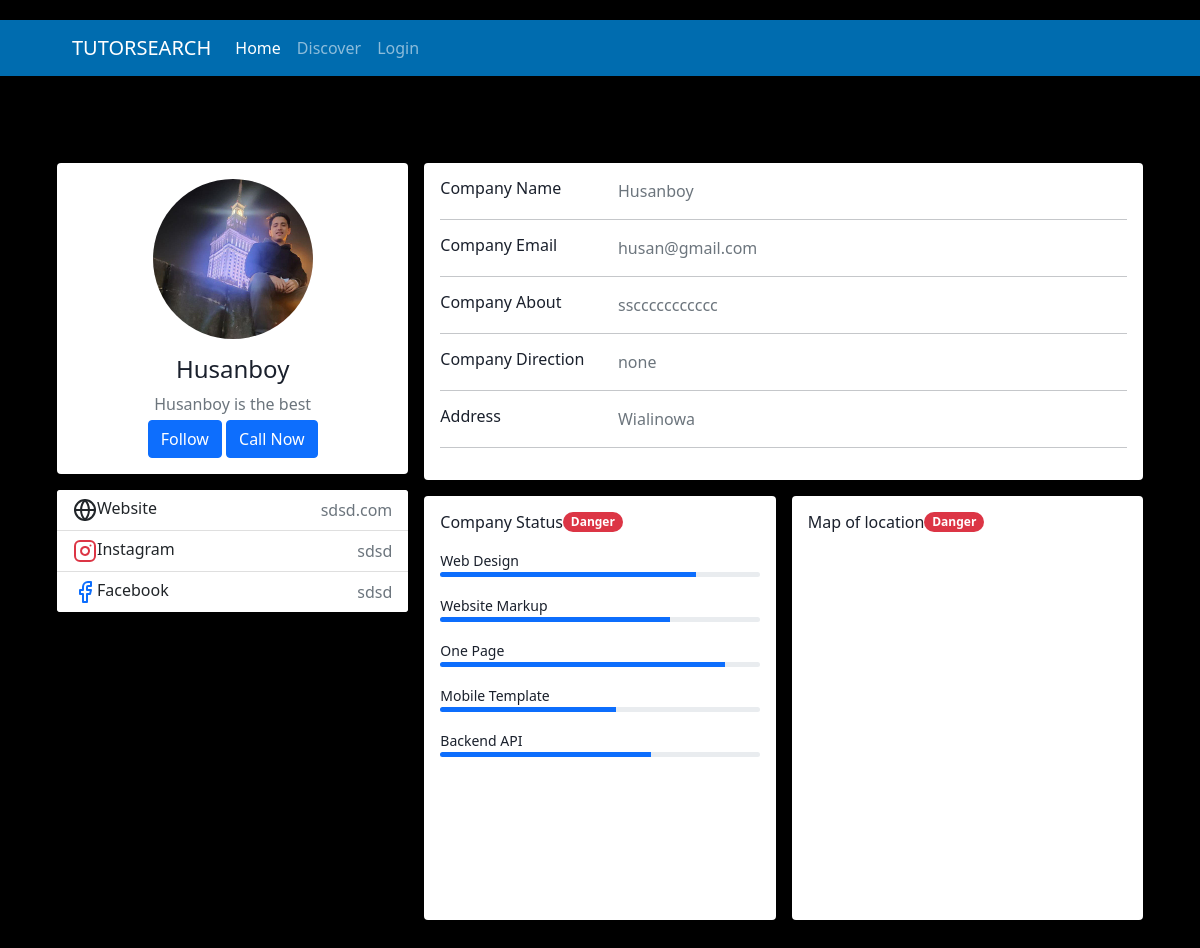
The page /ViewAccountPage/3/ on the database its author committed.
### myapp/models.py (models this page shows, shortened)
class Company(models.Model):
    company_name=models.CharField(max_length=25, null=True,)
    company_bio=models.CharField(max_length=200, null=True)
    company_about=models.TextField(max_length=500, null=True)
    company_email=models.CharField(max_length=200, null=True)
    company_phone=models.CharField(max_length=200, null=True)
    company_adress=models.CharField(max_length=200, null=True)
    company_website=models.CharField(max_length=200, null=True)
    company_instagram=models.CharField(max_length=200, null=True)
    company_facebook=models.CharField(max_length=200, null=True)
    company_pic=models.ImageField(upload_to='images/',null=True, blank=True )
    company_added=models.DateTimeField(auto_now_add=True, null=True)
    completed=models.BooleanField(default=False)
    owner=models.OneToOneField(User,null=True, on_delete=models.CASCADE)
    class Meta:
        verbose_name='Companie'

### myapp/views.py (the view)
# urls.py: path('ViewAccountPage/<str:pk>/', views.ViewAccountPage, name='ViewAccountPage'),
def ViewAccountPage(request,pk):
    company=Company.objects.get(id=pk)
    context={'company':company}
    return render(request, 'main/viewAccount.html',context)

### myapp/templates/main/viewAccount.html (shortened to what this page needs)
<!DOCTYPE html>
<html lang="en">
    <head>
        <link href="https://cdn.jsdelivr.net/npm/bootstrap@5.0.2/dist/css/bootstrap.min.css" rel="stylesheet"
>
        <link href="acc_style.css" rel="stylesheet" />
    </head>
    {%include 'main/navbar.html'%}
    <br>
      <br>
      <br>
    <div class="container">
        <div class="main-body">
              <div class="row gutters-sm">
                <div class="col-md-4 mb-3">
                  <div class="card">
                    <div class="card-body">
                      <div class="d-flex flex-column align-items-center text-center">
                        {%if company.company_pic%}
                          <img id="image" src="{{company.company_pic.url}}" alt="Admin" class="rounded-circle" >
                        {%else%}
                          <img src="https://bootdey.com/img/Content/avatar/avatar7.png" alt="Admin" class="rounded-circle" width="150">
                        {%endif%}
                        <div class="mt-3">
                          <h4>{{company.company_name}}</h4>
                          <p class="text-secondary mb-1">{{company.company_bio}}</p>
                          <button class="btn btn-primary">Follow</button>
                          <button type="button" class="btn btn-primary" data-bs-toggle="modal" data-bs-target="#exampleModal">
                            Call Now
                          </button>
                        </div>
                      </div>
                    </div>
                  </div>
                  <div class="card mt-3">
                    <ul class="list-group list-group-flush">
                      <li class="list-group-item d-flex justify-content-between align-items-center flex-wrap">
                        <h6 class="mb-0">Website</h6>
                        <span class="text-secondary">{{company.company_website}}</span>
                      </li>
                      <li class="list-group-item d-flex justify-content-between align-items-center flex-wrap">
                        <h6 class="mb-0">Instagram</h6>
                        <span class="text-secondary">{{company.company_instagram}}</span>
                      </li>
                      <li class="list-group-item d-flex justify-content-between align-items-center flex-wrap">
                        <h6 class="mb-0">Facebook</h6>
                        <span class="text-secondary">{{company.company_facebook}}</span>
                      </li>
                    </ul>
                  </div>
                </div>
                <div class="col-md-8">
                  <div class="card mb-3">
                    <div class="card-body">
                      <div class="row">
                        <div class="col-sm-3">
                          <h6 class="mb-0">Company Name</h6>
                        </div>
                        <div class="col-sm-9 text-secondary">
                          {{company.company_name}}
                        </div>
                      </div>
                      <hr>
                      <div class="row">
                        <div class="col-sm-3">
                          <h6 class="mb-0">Company Email</h6>
                        </div>
                        <div class="col-sm-9 text-secondary">
                          {{company.company_email}}
                        </div>
                      </div>
                      <hr>
                      <div class="row">
                        <div class="col-sm-3">
                          <h6 class="mb-0">Company About</h6>
                        </div>
                        <div class="col-sm-9 text-secondary">
                          {{company.company_about}}
                        </div>
                      </div>
                      <hr>
                      <div class="row">
                        <div class="col-sm-3">
                          <h6 class="mb-0">Company Direction</h6>
                        </div>
                        <div class="col-sm-9 text-secondary">
                          none
                        </div>
                      </div>
                      <hr>
                      <div class="row">
                        <div class="col-sm-3">
                          <h6 class="mb-0">Address</h6>
                        </div>
                        <div class="col-sm-9 text-secondary">
                          {{company.company_adress}}
                        </div>
                      </div>
                      <hr>
                    </div>
                  </div>
                  <div class="row gutters-sm">
                    <div class="col-sm-6 mb-3">
                      <div class="card h-100">
                        <div class="card-body">
                          <h6 class="d-flex align-items-center mb-3">Company Status<span class="badge rounded-pill bg-danger">Danger</span></h6>
                          <small>Web Design</small>
                          <div class="progress mb-3" style="height: 5px">
                            <div class="progress-bar bg-primary" role="progressbar" style="width: 80%" aria-valuenow="80" aria-valuemin="0" aria-valuemax="100"></div>
                          </div>
                          <small>Website Markup</small>
                          <div class="progress mb-3" style="height: 5px">
                            <div class="progress-bar bg-primary" role="progressbar" style="width: 72%" aria-valuenow="72" aria-valuemin="0" aria-valuemax="100"></div>
                          </div>
                          <small>One Page</small>
                          <div class="progress mb-3" style="height: 5px">
                            <div class="progress-bar bg-primary" role="progressbar" style="width: 89%" aria-valuenow="89" aria-valuemin="0" aria-valuemax="100"></div>
                          </div>
                          <small>Mobile Template</small>
                          <div class="progress mb-3" style="height: 5px">
                            <div class="progress-bar bg-primary" role="progressbar" style="width: 55%" aria-valuenow="55" aria-valuemin="0" aria-valuemax="100"></div>
                          </div>
                          <small>Backend API</small>
                          <div class="progress mb-3" style="height: 5px">
                            <div class="progress-bar bg-primary" role="progressbar" style="width: 66%" aria-valuenow="66" aria-valuemin="0" aria-valuemax="100"></div>
                          </div>
                        </div>
                      </div>
                    </div>
                    <div class="col-sm-6 mb-3">
                      <div class="card h-100">
                        <div class="card-body">
                          <h6 class="d-flex align-items-center mb-3">Map of location <span class="badge rounded-pill bg-danger">Danger</span></h6>
                          <div class="text-center">
                            <iframe src="https://www.google.com/maps/embed?pb=!1m18!1m12!1m3!1d4966.371174301847!2d21.025032357811593!3d52.16006412632851!2m3!1f0!2f0!3f0!3m2!1i1024!2i768!4f13.1!3m3!1m2!1s0x471932937f295d21%3A0xa96d66009e74dd39!2zVXJzeW7Ds3c!5e0!3m2!1sen!2spl!4v1627994387840!5m2!1sen!2spl"
                             width="350" height="350" style="border:0;" allowfullscreen="" loading="lazy"></iframe>
                          </div>
                        </div>
                      </div>
                    </div>
                  </div>
                </div>
              </div>
            </div>
        </div>
    </body>
</html>

### static/styles/acc_style.css (style rules this page uses)
.main-body { padding: 15px; }
.card { box-shadow: 0 1px 3px 0 rgba(0,0,0,.1), 0 1px 2px 0 rgba(0,0,0,.06); }
.card { position: relative; display: flex; flex-direction: column; min-width: 0; word-wrap: break-word; background-color: #fff; background-clip: border-box; border: 0 solid rgba(0,0,0,.125); border-radius: .25rem; }
.card-body { flex: 1 1 auto; min-height: 1px; padding: 1rem; }
.gutters-sm { margin-right: -8px; margin-left: -8px; }
.gutters-sm>.col, .gutters-sm>[class*=col-] { padding-right: 8px; padding-left: 8px; }
.mb-3, .my-3 { margin-bottom: 1rem!important; }
.h-100 { height: 100%!important; }

### myapp/templates/main/viewAccount.html (style rules this page uses)
#image { height: 10rem; width: 10rem; }

### rows shown on the page
Company: company_pic (picture), company_name "Husanboy", company_bio "Husanboy is the best", company_website "sdsd.com", company_instagram "sdsd", company_facebook "sdsd", company_email "husan@gmail.com", company_about "ssccccccccccc", company_adress "Wialinowa"
